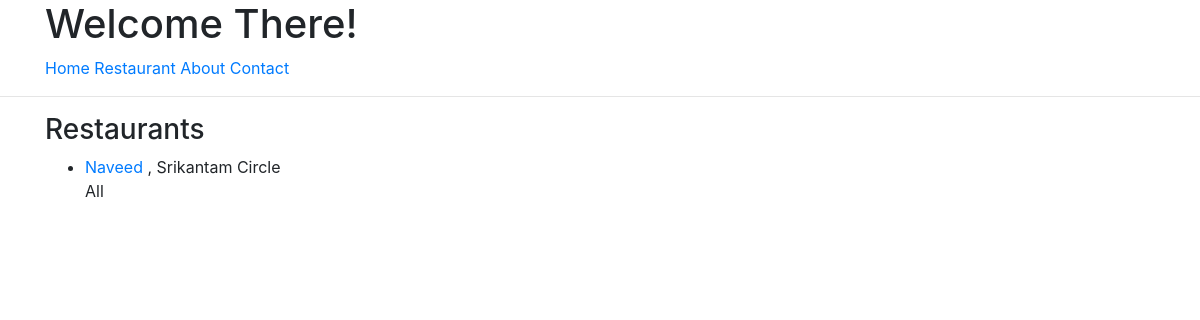
The app's page /restaurant/, older data.
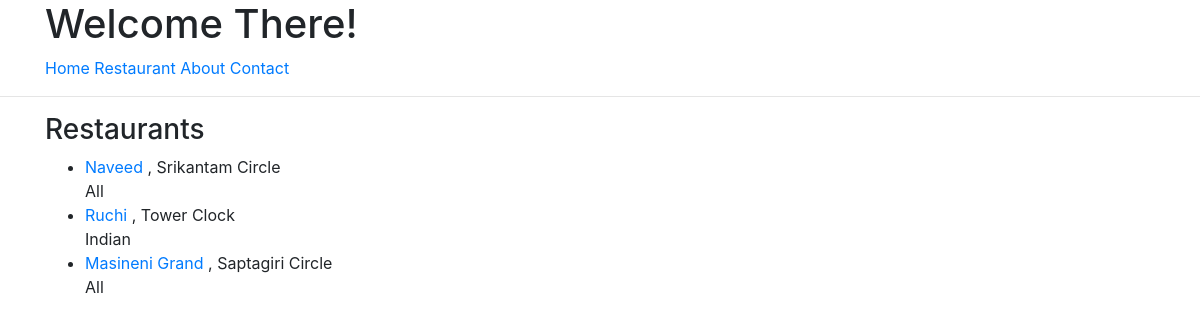
The same page, newer data.
### restaurants/models.py (models this page shows, shortened)
class Restaurant(models.Model):
	name	= models.CharField(max_length=120)
	location = models.CharField(max_length=120,null=True,blank=True)
	category = models.CharField(max_length=120,null=True,blank=True,validators=[validate_category])
	timestamp = models.DateTimeField(auto_now_add=True)
	updated   = models.DateTimeField(auto_now=True)
	my_date   = models.DateField(auto_now=False,auto_now_add=False)
	slug      = models.SlugField(null=True,blank=True)
	def __str__(self):
		return self.name

### restaurants/views.py (the view)
# urls.py: url(r'^restaurant/$', RestaurantView.as_view()),
class RestaurantView(ListView):
	template_name = 'restaurants/restaurant.html'
	def get_queryset(self):
		slug = self.kwargs.get("slug")
		if slug:
			queryset = Restaurant.objects.filter(
				Q(category__iexact=slug)
			)
		else:
			queryset = Restaurant.objects.all()
		print(queryset)
		return queryset

### restaurants/templates/restaurants/restaurant.html (shortened to what this page needs)
{% extends "base.html" %}
{% block content %}
<h3>Restaurants</h3>
<ul>
	{% for item in object_list %}
	<li>
		<a href="{{ item.slug }}/">{{ item.name }}</a> , {{ item.location }} <br> {{ item.category }}
	</li>
	{% endfor %}
</ul>
{% endblock %}

Row changes from the older to the newer data that the page shows:
added Restaurant: name "Ruchi", location "Tower Clock", category "Indian"
added Restaurant: name "Masineni Grand", location "Saptagiri Circle", category "All"
